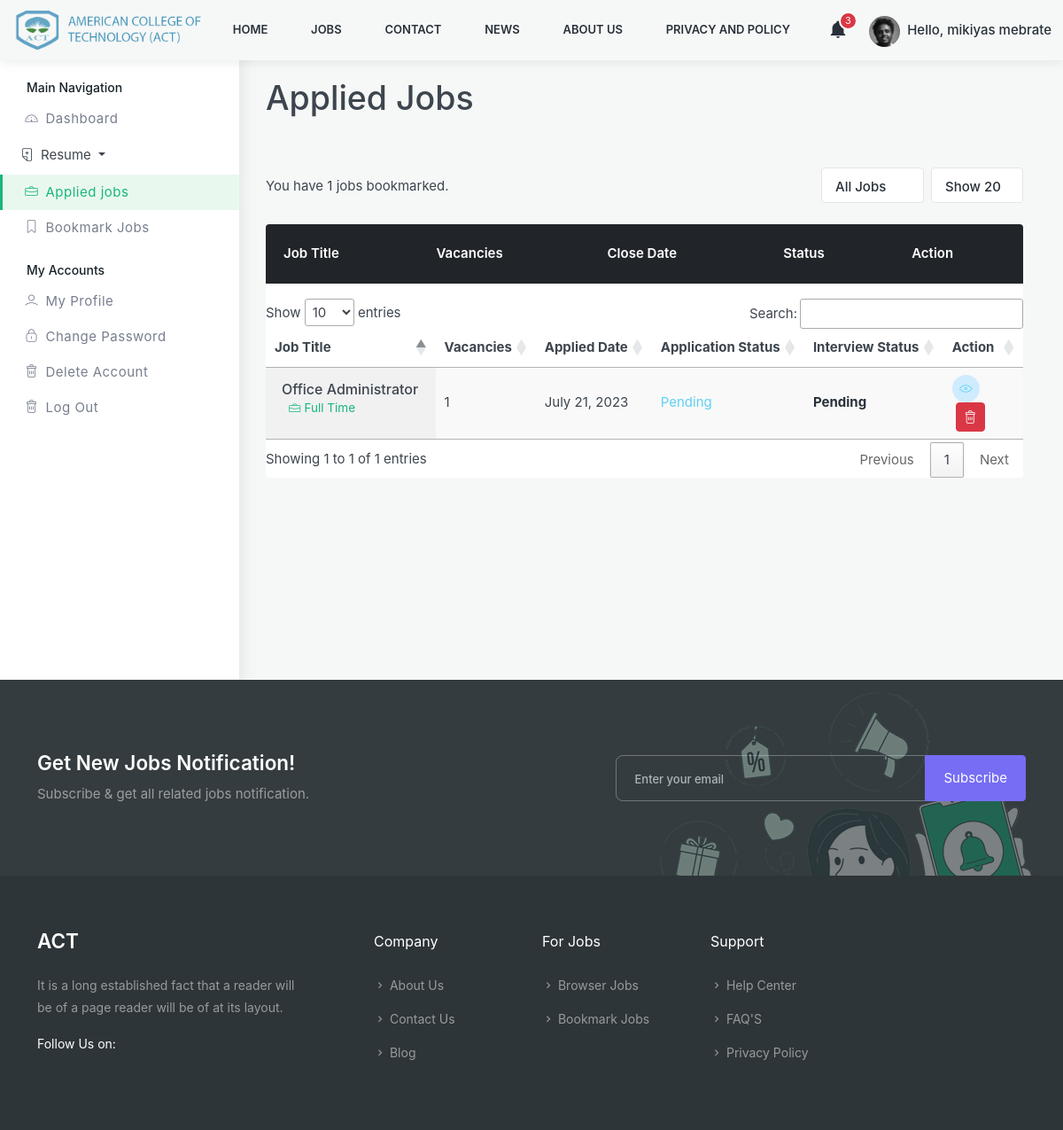
Page /user-applied-job/ (signed in) on the earlier database version.
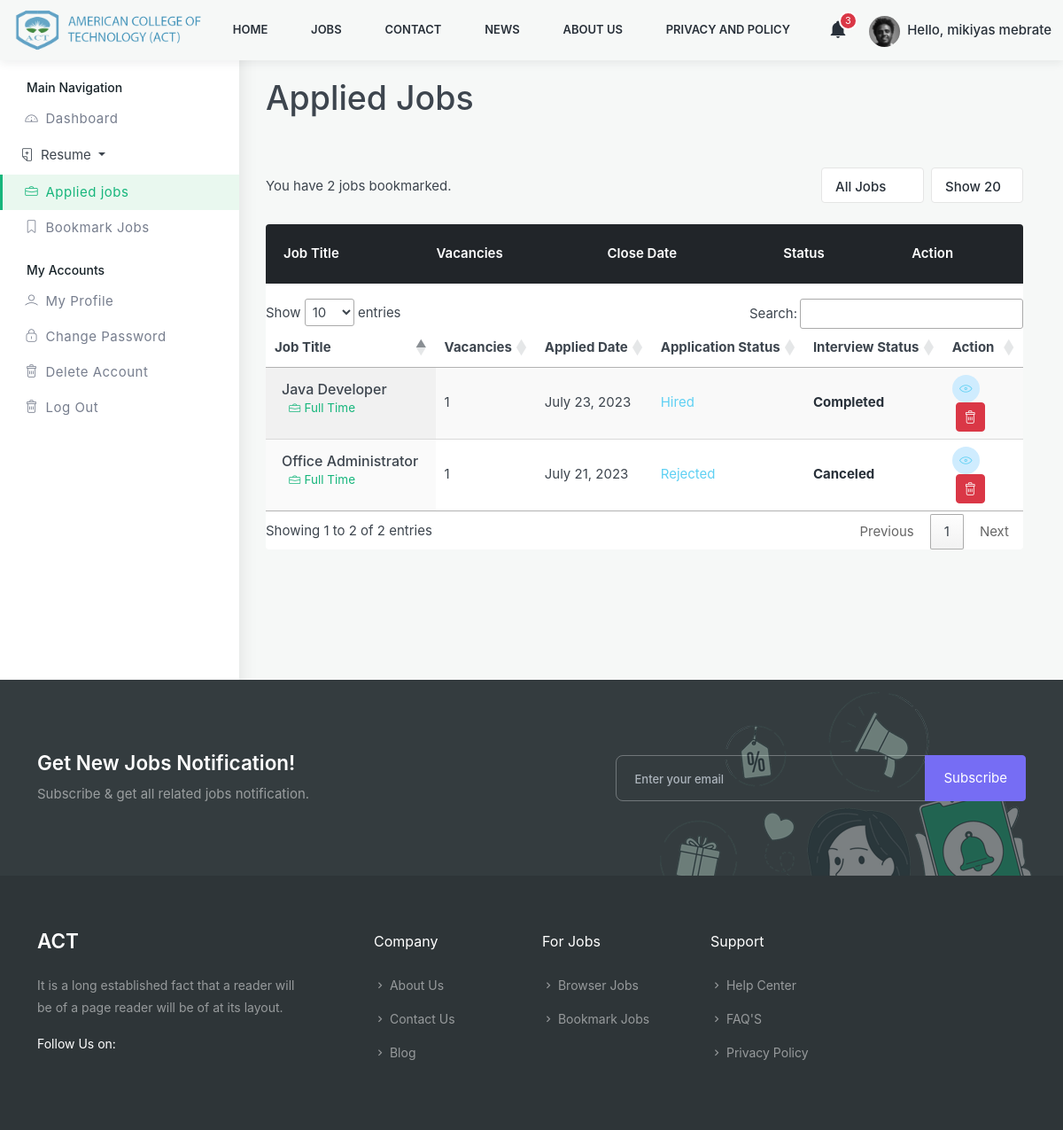
Same page on the later database version.
### Account/models.py (models this page shows)
class CustomUser(AbstractUser):
    is_candidate = models.BooleanField(default=False)
    is_interviewer = models.BooleanField(default=False)
    is_admin = models.BooleanField(default=False)
    email = models.EmailField(unique=True)
    photo = models.ImageField(upload_to='Admin/Photo', null=True, blank=True)
    EMAIL_FIELD = 'email'
    USERNAME_FIELD = 'email'
    REQUIRED_FIELDS = ['username', 'first_name', 'last_name']

### Recruitment_System/models.py (models this page shows, shortened)
class Candidate(models.Model):
    user = models.OneToOneField(CustomUser, on_delete=models.SET_NULL, null=True)
    first_name = models.CharField(max_length=20)
    last_name = models.CharField(max_length=20)
    gender = models.CharField(max_length=10, choices=gender_list)
    date_of_birth = models.DateField()
    email = models.EmailField(max_length=40)
    phone1 = PhoneNumberField()
    phone2 = PhoneNumberField(blank = True)
    address = models.CharField(max_length=100)
    linked_in = models.URLField(blank=True, null=True)
    git_hub = models.URLField(blank=True, null=True)
    country = models.CharField(max_length=20)
    city = models.CharField(max_length=20)
    zip_code = models.CharField(max_length=10, blank=True, null=True)
    photo = models.ImageField(upload_to='Candidate/photo', null=True, blank=True)
    resume = models.FileField(upload_to='Candidate/Resume', null=True, blank=True)
    about = models.TextField()
    skill = models.ManyToManyField("Skill", blank=False)
    slug = models.SlugField(unique=True, blank=True,  max_length=200)
    date_created = models.DateField(auto_now_add=True)
    date_modified = models.DateTimeField(auto_now=True)

class Application(models.Model):
    user = models.ForeignKey(CustomUser, on_delete=models.SET_NULL, null=True)  # Related with Candidate
    job = models.ForeignKey(Job_Posting, on_delete=models.SET_NULL, null=True)  # Related with Job_Post
    date_applied = models.DateField(auto_now_add=True) # Select Option from application_status
    status = models.CharField(max_length=15, choices=application_status, default='pending')
    slug = models.SlugField(unique=True, null=True, blank=True, max_length=200)
    class Meta:
       ordering = ['-date_applied']

class Job_Posting(models.Model):
    title = models.CharField(max_length=50)
    sector = models.ForeignKey(Sector, on_delete=models.SET_NULL, null=True)  # Related With Sector
    description = FroalaField()
    vacancies = models.IntegerField()
    experience = models.CharField(max_length=20)
    skills = models.ManyToManyField(Skill)
    location = models.CharField(max_length=200)
    salary_range_start = models.FloatField()
    salary_range_final = models.FloatField()
    type = models.CharField( choices=job_type, max_length=30)
    job_status = models.BooleanField(default=False)
    date_posted = models.DateTimeField(auto_now_add=True)
    date_closed = models.DateField()
    slug = models.SlugField(unique=True,  max_length=200, blank=True)
    class Meta:
        ordering = ['-date_posted','-date_closed']

class Interviews(models.Model):
    application = models.ForeignKey(Application, on_delete=models.CASCADE, null=True, blank=True)
    interviewer = models.ForeignKey(CustomUser, on_delete=models.SET_NULL, null=True)  # Related with User
    date_schedule = models.DateField(null=True, blank=True)
    time_schedule = models.TimeField(null=True, blank=True)
    status = models.CharField(max_length=15, choices=interview_status, default='pending', null=True, blank=True)
    type = models.CharField(max_length=15, choices=interview_type, null=True, blank=True)
    note = FroalaField( null=True, blank=True)
    slug = models.SlugField(unique=True, null=True, blank=True, max_length=600)
    class Meta:
       ordering = ['date_schedule']

### Recruitment_System/views.py (the view)
# urls.py: path('user-applied-job/', views.user_applied_jobs, name='user-applied-job'),
@login_required
def user_applied_jobs(request):
    application = Application.objects.filter(user = request.user)
    interview = Interviews.objects.filter(application__user = request.user)
    context = {
        'application' : application,
        'interviews' : interview
    }
    return render(request, 'RMS/user/dashboard-applied-jobs.html', context)

### Recruitment_System/templates/RMS/user/dashboard-applied-jobs.html (shortened to what this page needs)
{% load static %}
<!DOCTYPE html>
<html lang="en">
  <head>
    <link href="{% static 'assets/css/styles.css' %}" rel="stylesheet" />
    <link rel="stylesheet" href="https://cdn.datatables.net/1.13.5/css/jquery.dataTables.min.css" />
    {% include 'include/head.html' %}
  </head>
  <body>
		<div class="mt-5">{% include 'include/navbar.html'%}</div>
    <div id="main-wrapper">
      <div class="dashboard-wrap bg-light">
		{% include 'RMS/user/include/user-dashboard.html'%}
        <div class="dashboard-content">
          <div class="dashboard-tlbar d-block mb-5">
            <div class="row">
              <div class="colxl-12 col-lg-12 col-md-12">
                <h1 class="ft-medium">Applied Jobs</h1>
              </div>
            </div>
          </div>
          <div class="dashboard-widg-bar d-block mb-5">
            <div class="row">
              <div class="col-xl-12 col-md-12 col-sm-12">
                <div class="cl-justify">
                  <div class="cl-justify-first">
                    <p class="m-0 p-0 ft-sm">
                      You have {{application.filter.all.count}} jobs bookmarked.
                    </p>
                  </div>
                  <div class="cl-justify-last">
                    <div class="d-flex align-items-center justify-content-left">
                      <div class="dlc-list">
                        <select class="form-control sm rounded">
                          <option>All Jobs</option>
                        </select>
                      </div>
                      <div class="dlc-list ms-2">
                        <select class="form-control sm rounded">
                          <option>Show 20</option>
                        </select>
                      </div>
                    </div>
                  </div>
                </div>
              </div>
              <div class="col-xl-12 col-lg-12 col-md-12">
                <div class="mb-4 tbl-lg rounded overflow-hidden">
                  <div class="table-responsive bg-white">
                    <table class="table">
                      <thead class="thead-dark">
                        <tr>
                          <th scope="col">Job Title</th>
                          <th scope="col">Vacancies</th>
                          <th scope="col">Close Date</th>
                          <th scope="col">Status</th>
                          <th scope="col">Action</th>
                        </tr>
                      </thead>
                      <tbody>
                        <table id="example" class="display " style="width:100%">
                          <thead>
                              <tr>
                                  <th>Job Title</th>
                                  <th>Vacancies</th>
                                  <th>Applied Date</th>
                                  <th>Application Status</th>
                                  <th>Interview Status</th>
                                  <th>Action</th>
                              </tr>
                          </thead>
                          <tbody class="bg-white">
                            {% for app in application %}
                            <tr class="bg-white">
                              <td class="bg-white">
                                <div class="cats-box rounded d-flex align-items-center">
                                  <div class="cats-box-caption px-2">
                                    <h4 class="fs-md mb-0 ft-medium">
                                      {{app.job.title}}
                                    </h4>
                                    <div class="d-block mb-2 position-relative">
                                      <span class="muted medium ms-2 theme-cl"><i class="lni lni-briefcase me-1"></i>{{app.job.get_type_display}}</span>
                                    </div>
                                  </div>
                                </div>
                              </td>
                              <td>
                                <span>{{ app.job.vacancies}}</span>
                              </td>
                              <td>
                                <span>{{ app.date_applied }}</span>
                              </td>
                              <td><span class="text-info">{{app.get_status_display}}</span></td>
                              <td><span class="text-dark fw-bold">
                                {% for interview in interviews %}
                                    {% if app.id is interview.application.id %}
                                           {% if interview.status %}
                                               {{ interview.get_status_display}}
                                           {% endif %}
                                    {% endif %}
                                {% endfor %}
                              </span></td>
                              <td>
                                <div class="dash-action">
                                  <a
                                    href="{% url 'Job-detail' app.job.slug %}"
                                    class="p-2 circle text-info bg-light-info d-inline-flex align-items-center justify-content-center me-1"
                                    ><i class="lni lni-eye"></i
                                  ></a>
                                  <a href="{% url 'user-cancel-job' app.job.slug%}"
                                    class="btn p-2 circle  btn-danger d-inline-flex align-items-center justify-content-center ms-1"
                                    ><i class="lni lni-trash-can"></i
                                  ></a>
                                </div>
                              </td>
                            </tr>
                            {% endfor %}
                          </tbody>
                      </table>
                      </tbody>
                    </table>
                  </div>
                </div>
              </div>
            </div>
          </div>
        </div>
      </div>
    </div>
    {% include 'include/footer.html' %}
  </body>
</html>

### templates/include/navbar.html (shortened to what this page needs)
{% load static %}
<div>
  <nav class=" navbar navbar-expand-lg fixed-top m-0 p-0   bg-light" id="navbar">
    <div class="container-fluid">
      <a class="navbar-brand  fw-bold me-auto" href="{% url 'index'%}">
        <img
          src="{% static  'assets/images/act_logo.png' %}"
          height="50"
          alt=""
          class="logo-dark"
        />
      </a>
      <div class="collapse navbar-collapse bg-light" id="navbarCollapse">
        <ul class="navbar-nav text-light mx-auto navbar-center">
          <li class="nav-item  dropdown dropdown-hover">
            <a href="{% url 'index' %}" class="nav-link ">Home</a>
          </li>
          <li class="nav-item dropdown dropdown-hover">
            <a href="{% url 'job-list' %}" class="nav-link ">Jobs</a>
          </li>
          <li class="nav-item dropdown dropdown-hover">
            <a href="{% url 'contact' %}" class="nav-link ">Contact</a>
          </li>
          <li class="nav-item dropdown dropdown-hover">
            <a href="{% url 'blog' %}" class="nav-link ">News</a>
          </li>
          <li class="nav-item dropdown dropdown-hover">
            <a href="{% url 'about' %}" class="nav-link ">About US</a>
          </li>
          <li class="nav-item dropdown dropdown-hover">
            <a href="{% url 'Privacy-policy' %}" class="nav-link "
              >Privacy and Policy</a
            >
          </li>
        </ul>
          {% if user.is_authenticated %}
          <ul class="d-flex navbar-nav align-items-center mb-0">
            <li class="list-inline-item d-none d-sm-none d-lg-block  nav-item dropdown me-4">
              <a
                href="javascript:void(0)"
                class="header-item noti-icon position-relative"
                id="notification"
                data-bs-toggle="dropdown"
                aria-expanded="false"
              >
                <i class="mdi mdi-bell fs-22"></i>
                <div class="count position-absolute">3</div>
              </a>
            </li>
            <li class="list-inline-item dropdown">
              <a
                href="javascript:void(0)"
                class="header-item"
                id="userdropdown"
                data-bs-toggle="dropdown"
                aria-expanded="false">
               {% if user.candidate %}
                <img
                  src="/media/{{user.candidate.photo}}"
                  alt="mdo"
                  width="35"
                  height="35"
                  class="rounded-circle me-1"
                />
                {% endif %}
                <span class="d-md-inline-block fw-medium">Hello, {{user.first_name}} {{user.last_name}}</span>
              </a>
            </li>
          </ul>
          {% endif %}
      </div>
    </div>
  </nav>
</div>

Differences in the rows shown:
added Application: job "Java Developer", job.type "Full Time", job.vacancies "1", date_applied "July 23, 2023", status "Hired"
added Interviews: status "Completed", shown under "Java Developer"
changed Application "Office Administrator": status "Pending" → "Rejected"
changed Interviews: status "Pending" → "Canceled"
Other differences:
{{ application.filter.all.count }}: "1" → "2"
text written by a page script: "Show entries Search: Showing 1 to 1 of 1 entries Previous 1 Next" → "Show entries Search: Showing 1 to 2 of 2 entries Previous 1 Next"
